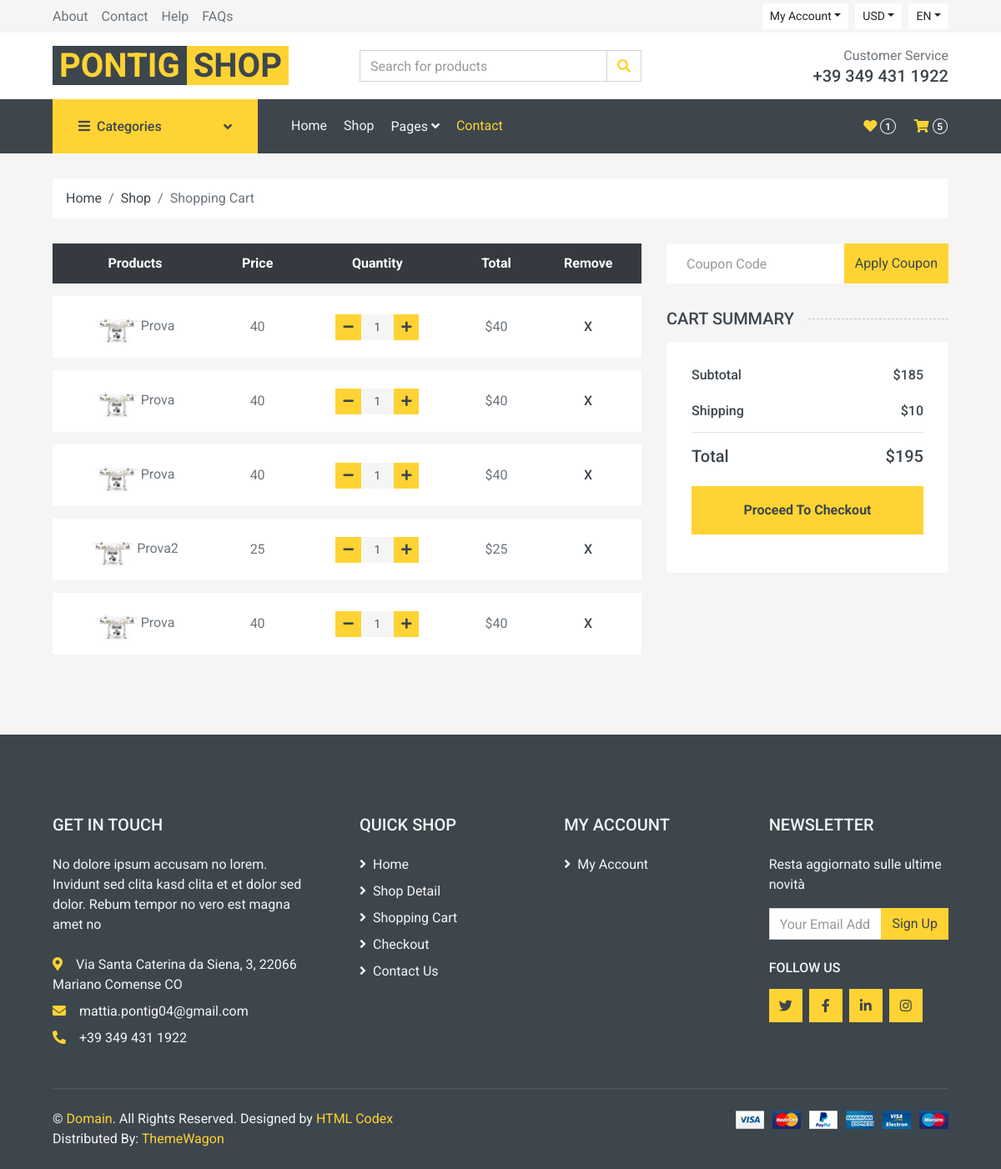
The app's page /ecom/cart.php (signed in) with its own data.
### tables this page shows
CREATE TABLE `acquisto` (
  `idC` int(11) NOT NULL,
  `quantit` int(11) NOT NULL,
  `idArticolo` int(11) NOT NULL,
  `idCarrello` int(11) NOT NULL
);

CREATE TABLE `prodotti` (
  `id` int(11) NOT NULL,
  `nome` varchar(16) NOT NULL,
  `des` text NOT NULL,
  `quant` int(11) NOT NULL,
  `prezzo` int(11) NOT NULL,
  `idCat` int(11) NOT NULL,
  `sconto` int(11) DEFAULT NULL,
  `img` int(11) DEFAULT NULL,
  `autore` varchar(16) DEFAULT NULL
);

### ecom/DatabaseClassSingleton.php (called while the page is built, shortened)
<?php
class DatabaseClassSingleton
{
    private $_connection;
    private static $_instance;
    private  $dbhost = "localhost";
    private  $username = "root";
    private  $password = "";
    private  $dbname = "ecommerce";
    public static function getInstance()
    {
        if (!self::$_instance) {
            self::$_instance = new self();
        }
        return self::$_instance;
    }
    private function __construct()
    {
        try {
            $this->_connection = new mysqli($this->dbhost, $this->username,  $this->password, $this->dbname);
        } catch (Exception $e) {
            if (mysqli_connect_error()) {
                echo "Failed to conencto to MySQL: " . mysqli_connect_error() . E_USER_ERROR;
            }
        }
    }
    public function Select($query = "", $params = [])
    {
        try {
            $stmt = $this->executeStatement($query, $params);
            $result = $stmt->get_result()->fetch_all(MYSQLI_ASSOC);
            return $result;
        } catch (Exception $e) {
            throw new Exception($e->getMessage());
        }
        return false;
    }
    private function executeStatement($query = "", $params = [])
    {
        try {
            $stmt = $this->_connection->prepare($query);
            $stmt->execute();
            return $stmt;
        } catch (Exception $e) {
            throw new Exception($e->getMessage());
        }
    }
}

### ecom/carrello/cartElem.php (the view, shortened to what this page needs)
<?php
if(isset($_SESSION["id"])){
$result = DatabaseClassSingleton::getInstance()->Select("Select * from acquisto as ac join prodotti as p on ac.idArticolo = p.id where idCarrello=". $_SESSION["idCarrello"]);
foreach ($result as $row) {
$s =                    '<tr>
                            <td class="align-middle"><img src="img/product-5.jpg" alt="" style="width: 50px;"> '. $row["nome"] .'</td>
                            <td class="align-middle">'. $row["prezzo"] .'</td>
                            <td class="align-middle">
                                <div class="input-group quantity mx-auto" style="width: 100px;">
                                    <div class="input-group-btn">
                                        <button class="btn btn-sm btn-primary btn-minus" >
                                        <i class="fa fa-minus"></i>
                                        </button>
                                    </div>
                                    <input type="text" class="form-control form-control-sm bg-secondary border-0 text-center" value="' . $row["quantit"] .'">
                                    <div class="input-group-btn">
                                        <button class="btn btn-sm btn-primary btn-plus">
                                            <i class="fa fa-plus"></i>
                                        </button>
                                    </div>
                                </div>
                            </td>
                            <td class="align-middle">$'. $row["prezzo"] * $row["quantit"] .'</td>
                            <td class="align-middle"><a class="h6 text-decoration-none text-truncate" href="operazioni/remove.php?id=' . $row["idC"] . '">' . 'X' . "</a>".'</td>
                        </tr>';
    echo $s;
}
}
?>

### records on screen
acquisto: idArticolo.nome "Prova", idArticolo.prezzo "40", quantit "1", $row['prezzo']*$row['quantit'] "40"
acquisto: idArticolo.nome "Prova", idArticolo.prezzo "40", quantit "1", $row['prezzo']*$row['quantit'] "40"
acquisto: idArticolo.nome "Prova", idArticolo.prezzo "40", quantit "1", $row['prezzo']*$row['quantit'] "40"
acquisto: idArticolo.nome "Prova2", idArticolo.prezzo "25", quantit "1", $row['prezzo']*$row['quantit'] "25"
acquisto: idArticolo.nome "Prova", idArticolo.prezzo "40", quantit "1", $row['prezzo']*$row['quantit'] "40"

### other values on screen
$t "1"
$t "5"
$tp "185"
$s "10"
$st "195"
